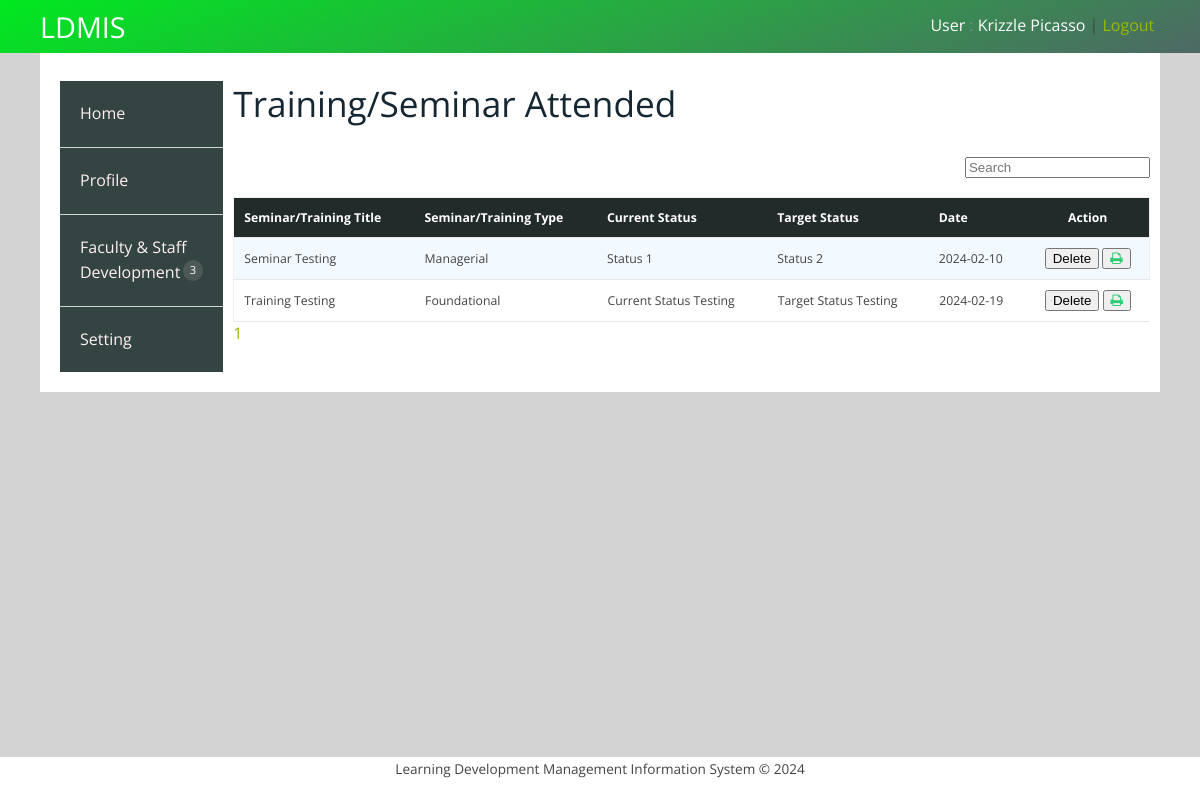
Page /user/trainingsview.php (signed in) on the earlier database version.
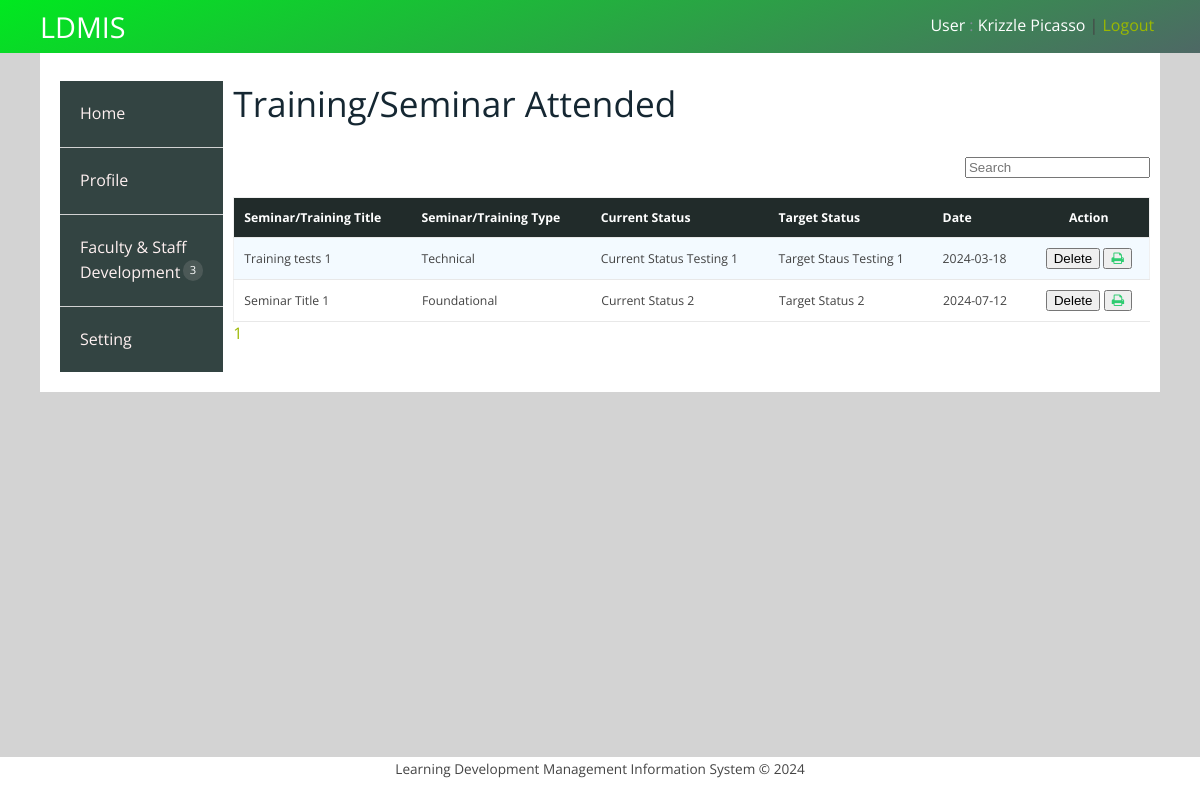
Same page on the later database version.
### tables this page shows
CREATE TABLE `trainingdetails` (
  `Detail_Id` int(11) NOT NULL,
  `EmpId` int(20) DEFAULT NULL,
  `TrainingType` text DEFAULT NULL,
  `Type_of_seminar_training` varchar(50) DEFAULT NULL,
  `CalendarYear` varchar(20) DEFAULT NULL,
  `ImplementationYear` year(4) DEFAULT NULL,
  `Year` varchar(10) DEFAULT NULL,
  `NoDevelopment` text DEFAULT NULL,
  `PerformanceRating` text DEFAULT NULL,
  `CurrentStatus` varchar(100) DEFAULT NULL,
  `TargetStatus` varchar(100) DEFAULT NULL,
  `Objectives` text DEFAULT NULL,
  `Location` text DEFAULT NULL,
  `SponsorAgency` text DEFAULT NULL,
  `Category` text DEFAULT NULL,
  `date` date DEFAULT NULL,
  `EndDate` date DEFAULT NULL,
  `NoOfHours` varchar(10) DEFAULT NULL,
  `certificate` varchar(1000) DEFAULT NULL
);

### user/trainingsview.php (the view, shortened to what this page needs)
<?php include('userheader.php'); ?>
<?php
    $dbs = new database();
    $db = $dbs->connection();
    $page = "";
    $EmpId = $_SESSION['User']['EmployeeId'];
    $SearchName = isset($_GET['search']) ? $_GET['search'] : '';
    $total_query = mysqli_query($db, "SELECT COUNT(Detail_Id) as total FROM trainingdetails WHERE EmpId = '$EmpId' AND TrainingType LIKE '%$SearchName%'");
    $total_result = mysqli_fetch_array($total_query);
    $total_records = $total_result['total'];
    $RecordeLimit = 10;
    $sql = mysqli_query($db, "SELECT * FROM trainingdetails WHERE EmpId = '$EmpId' AND TrainingType LIKE '%$SearchName%' LIMIT $RecordeLimit");
    for ($i = 0; $i < ceil($total_records / $RecordeLimit); $i++) {
        $d = $i + 1;
        $page .= "<a href='?bn=$d'>$d</a>&nbsp &nbsp &nbsp";
    }
?>
<link rel="stylesheet" type="text/css" href="../css/table-style.css" />
<div class="validation-form">
    <div>
        <div class="w3l-table-info">
            <h2>Training/Seminar Attended</h2>
            <br>
            <div class="s-12 l-10">
                <form method="GET" action="#">
                    <input type="search-box" style="float: right;" placeholder="Search" value="<?php echo (isset($_GET['search'])) ? $_GET['search'] : ''; ?>" type="text" name="search"><br>
                </form>
                <table id="table">
                    <thead>
                        <tr>
                            <th style="text-transform: capitalize;">Seminar/Training Title</th>
                            <th style="text-transform: capitalize;">Seminar/Training Type</th>
                            <th style="text-transform: capitalize;">Current Status</th>
                            <th style="text-transform: capitalize;">Target Status</th>
                            <th style="text-transform: capitalize;">Date</th>
                            <th style="text-transform: capitalize; text-align: center;">Action</th>
                        </tr>
                    </thead>
                    <tbody>
                        <?php while ($row = mysqli_fetch_assoc($sql)) { ?>
                            <tr>
                                <td><?php echo $row['TrainingType']; ?></td>
                                <td><?php echo $row['Type_of_seminar_training']; ?></td>
                                <td><?php echo $row['CurrentStatus']; ?></td>
                                <td><?php echo $row['TargetStatus']; ?></td>
                                <td><?php echo $row['date']; ?></td>
                                <td style="text-align: center;">
                                    <form method="POST" action="#">
                                        <u><button type="submit" name="delete" class="btn btn-default">Delete</button></u>
                                        <button type="button" onclick="printTableRow(<?php echo $row['Detail_Id']; ?>)" class="btn btn-default"><i class="fa fa-print" style="color: #2ecc71;" aria-hidden="true"></i></button>
                                    </form>
                                </td>
                            </tr>
                        <?php } ?>
                    </tbody>
                </table>
            </div>
            <div><?php echo $page; ?></div>
        </div>
    </div>
</div>
</div>
<?php include('userfooter.php'); ?>

### user/userheader.php (shortened to what this page needs)
<!DOCTYPE html>
<html lang="en-US">
   <head>
      <link rel="stylesheet" href="css/components.css">
      <link rel="stylesheet" href="css/icons.css">
      <link rel="stylesheet" href="css/responsee.css">
      <link rel="stylesheet" href="css/text_select_button.css">
      <link href="../css/font-awesome.css" rel="stylesheet">
      <link rel="stylesheet" href="../css/icon-font.min.css" type='text/css' />
<link rel="stylesheet" type="text/css" href="../dp/jquery.datetimepicker.css"/>
   </head>
   <body class="size-1140">
      <header>
         <nav>
            <div class="line">
               <div class="s-12 l-5">
                  <h3 style="color: white;">LDMIS</h3>
               </div>
               <div class="top-nav s-12 l-3 right">
                  <div class="employee-name" style="margin-top: 5%; margin-left: 18%;">
                     <a style="color: white;">User <font color="#808B96">:</font> <?php echo ucfirst($_SESSION['User']['FirstName'])."&nbsp;".ucfirst($_SESSION['User']['LastName']); ?></a> |
                     <a href="../controller/logout.php" style="text-align: right;"> Logout </a>
                  </div>
               </div>
            </div>
         </nav>
      </header>
      <div class="line">
         <div class="box  margin-bottom">
            <div class="margin">
               <aside class="s-12 l-2">
                  <div class="aside-nav">
                     <ul>
                        <li><a href="home.php" title="Home">Home</a></li>
                        <li><a href="profile.php" title="Profile">Profile</a></li>
                        <li>
                           <a title="Faculty-Development">Faculty & Staff Development</a>
                        </li>
                        <li><a href="changepassword.php" title="Setting">Setting</a></li>
                     </ul>
                  </div>
               </aside>

### user/userfooter.php (shortened to what this page needs)
            </div>
         </div>
      <footer class="box" style="position: fixed; bottom: 0;  padding-top: 1px;">
         <div class="line">
            <div class="s-12 l-12" align="center">
               <p>Learning Development Management Information System &copy; <?= date("Y") ?></p>
            </div>
         </div>
      </footer>
   </body>
</html>

### user/css/responsee.css (style rules this page uses)
* { -webkit-box-sizing:border-box; -moz-box-sizing:border-box; box-sizing:border-box; margin:0; }
body { background:none repeat scroll 0 0 #d3d3d3; font-size:16px; font-family:"Open Sans",Arial,sans-serif; color:#444; }
h1,h2,h3,h4,h5,h6 { color:#152732; font-weight: normal; line-height: 1.3; margin:0.5rem 0; }
h2 { font-size:2.2rem; }
h3 { font-size:1.8rem; }
a, a:link, a:visited, a:hover, a:active { text-decoration:none; color:#9BB800; transition:color 0.20s linear 0s; -o-transition:color 0.20s linear 0s; -ms-transition:color 0.20s linear 0s; -moz-transition:color 0.20s linear 0s; -webkit-transition:color 0.20s linear 0s; }
p,li,dl,blockquote,table,kbd { font-size: 0.85rem; line-height: 1.6; }
table { background:none repeat scroll 0 0 #fff; border:1px solid #f0f0f0; border-collapse:collapse; border-spacing:0; text-align:left; width:100%; margin-left: 8px; }
table tr td, table tr th { padding:0.625rem; }
table tfoot, table thead,table tr:nth-of-type(2n) { background:none repeat scroll 0 0 #f0f0f0; }
th,table tr:nth-of-type(2n) td { border-right:1px solid #fff; }
.size-960 .line,.size-1140 .line,.size-1280 .line { margin:0 auto; padding:0 0.625rem; }
li { padding:0; }
ul,ol { padding-left:1.25rem; }
.size-1140 .line { max-width:71.25rem; }
form { line-height:1.4; }
nav { display:block; width:100%; background:#152732; }
.line:after, nav:after, .center:after, .box:after, .margin:after, .margin2x:after { clear:both; content:"."; display:block; height:0; line-height:0; visibility:hidden; }
.aside-nav a,.aside-nav a:link,.aside-nav a:visited,.aside-nav li > ul,.top-nav a,.top-nav a:link,.top-nav a:visited { transition:background 0.20s linear 0s; -o-transition:background 0.20s linear 0s; -ms-transition:background 0.20s linear 0s; -moz-transition:background 0.20s linear 0s; -webkit-transition:background 0.20s linear 0s; }
.aside-nav ul { background:#334442; padding:0; }
.aside-nav li { list-style:none outside none; cursor:pointer; }
.aside-nav li a,.aside-nav li a:link,.aside-nav li a:visited { color:#fff1f1; display:block; font-size:1rem; padding:1.25rem; border-bottom:1px solid #d2d2d2; }
.aside-nav > ul > li:last-child a { border-bottom:0 none; }
.aside-nav li a:link, .aside-nav li a:visited { color:#fff1f1; }
.margin,.margin2x { display: block; }
.margin { margin:0 -0.625rem; }
.line { clear:left; }
.box { background:none repeat scroll 0 0 #fff; display:block; padding:1.25rem; width:100%; }
.margin-bottom { margin-bottom:1.25rem; }
.s-1, .s-2, .s-five,.s-3, .s-4, .s-5, .s-6, .s-7, .s-8, .s-9, .s-10, .s-11, .s-12, .m-1, .m-2, .m-five, .m-3, .m-4, .m-5, .m-6, .m-7, .m-8, .m-9, .m-10, .m-11, .m-12, .l-1, .l-2, .l-five, .l-3, .l-4, .l-5, .l-6, .l-7, .l-8, .l-9, .l-10, .l-11, .l-12 { float:left; position:static; }
.s-12 { width:100%; }
.margin > .s-1,.margin > .s-2,.margin > .s-five,.margin > .s-3,.margin > .s-4,.margin > .s-5,.margin > .s-6,.margin > .s-7,.margin > .s-8,.margin > .s-9,.margin > .s-10,.margin > .s-11,.margin > .s-12, .margin > .m-1,.margin > .m-2,.margin > .m-five,.margin > .m-3,.margin > .m-4,.margin > .m-5,.margin > .m-6,.margin > .m-7,.margin > .m-8,.margin > .m-9,.margin > .m-10,.margin > .m-11,.margin > .m-12, .margin > .l-1,.margin > .l-2,.margin > .l-five,.margin > .l-3,.margin > .l-4,.margin > .l-5,.margin > .l-6,.margin > .l-7,.margin > .l-8,.margin > .l-9,.margin > .l-10,.margin > .l-11,.margin > .l-12 { padding:0 0.625rem; }
.l-2 { width:16.6666%; }
.l-3 { width:25%; }
.l-5 { width:41.6666%; }
.l-10 { width:83.3333%; }
.l-12 { width:100%; }
.right { float:right; }

### css/table-style.css (style rules this page uses)
table { background: white; border-collapse: collapse; margin: 1.25em 0 0; width: 100%; }
table tr, table th, table td { border: none; border-bottom: 1px solid #e8e8e8; font-size: .95em; }
table th, table td { padding: 10px 12px; text-align: left; }
table th { background: #212b2a; color: #fff; text-transform: uppercase; }
table tr td { background: #f3faff; color: #424242; }
table tr:nth-of-type(2n+2) td { background: #ffffff; }
table { width: 100%; }

### user/userheader.php (style rules this page uses)
nav { background-color: #00e91f; background-image: linear-gradient(160deg, #00e91f 0%, #4e6865 100%); }

Differences in the rows shown:
removed trainingdetails: TrainingType "Seminar Testing", Type_of_seminar_training "Managerial", CurrentStatus "Status 1", TargetStatus "Status 2", date "2024-02-10"
removed trainingdetails: TrainingType "Training Testing", Type_of_seminar_training "Foundational", CurrentStatus "Current Status Testing", TargetStatus "Target Status Testing", date "2024-02-19"
added trainingdetails: TrainingType "Training tests 1", Type_of_seminar_training "Technical", CurrentStatus "Current Status Testing 1", TargetStatus "Target Staus Testing 1", date "2024-03-18"
added trainingdetails: TrainingType "Seminar Title 1", Type_of_seminar_training "Foundational", CurrentStatus "Current Status 2", TargetStatus "Target Status 2", date "2024-07-12"
